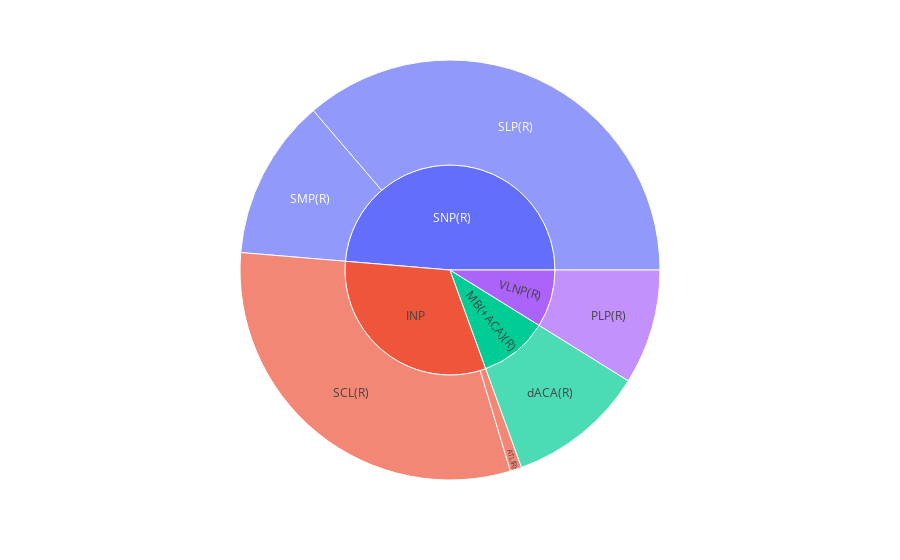

The code cell stored with this chart in its notebook:
### Code cell
sbplot1 = create__connectivity_plot(df['json1'])
sbplot1

### Figure 1 — Plotly figure (JSON) as saved in the notebook; plotly's stock layout.template omitted (floating-point values rounded to 4 significant figures)
{"data": [{"branchvalues": "total", "domain": {"x": [0, 1], "y": [0, 1]}, "hovertemplate": "labels=%{label}<br>synapse_count=%{value}<br>parent=%{parent}<br>id=%{id}<extra></extra>", "ids": ["INP/ATL(R)", "VLNP(R)/PLP(R)", "INP/SCL(R)", "SNP(R)/SLP(R)", "SNP(R)/SMP(R)", "MB(+ACA)(R)/dACA(R)", "INP", "MB(+ACA)(R)", "SNP(R)", "VLNP(R)"], "labels": ["ATL(R)", "PLP(R)", "SCL(R)", "SLP(R)", "SMP(R)", "dACA(R)", "INP", "MB(+ACA)(R)", "SNP(R)", "VLNP(R)"], "name": "", "parents": ["INP", "VLNP(R)", "INP", "SNP(R)", "SNP(R)", "MB(+ACA)(R)", "", "", "", ""], "type": "sunburst", "values": [1, 10, 35, 41, 14, 12, 36, 12, 55, 10]}], "layout": {"autosize": true, "legend": {"tracegroupgap": 0}, "margin": {"t": 60}}}
